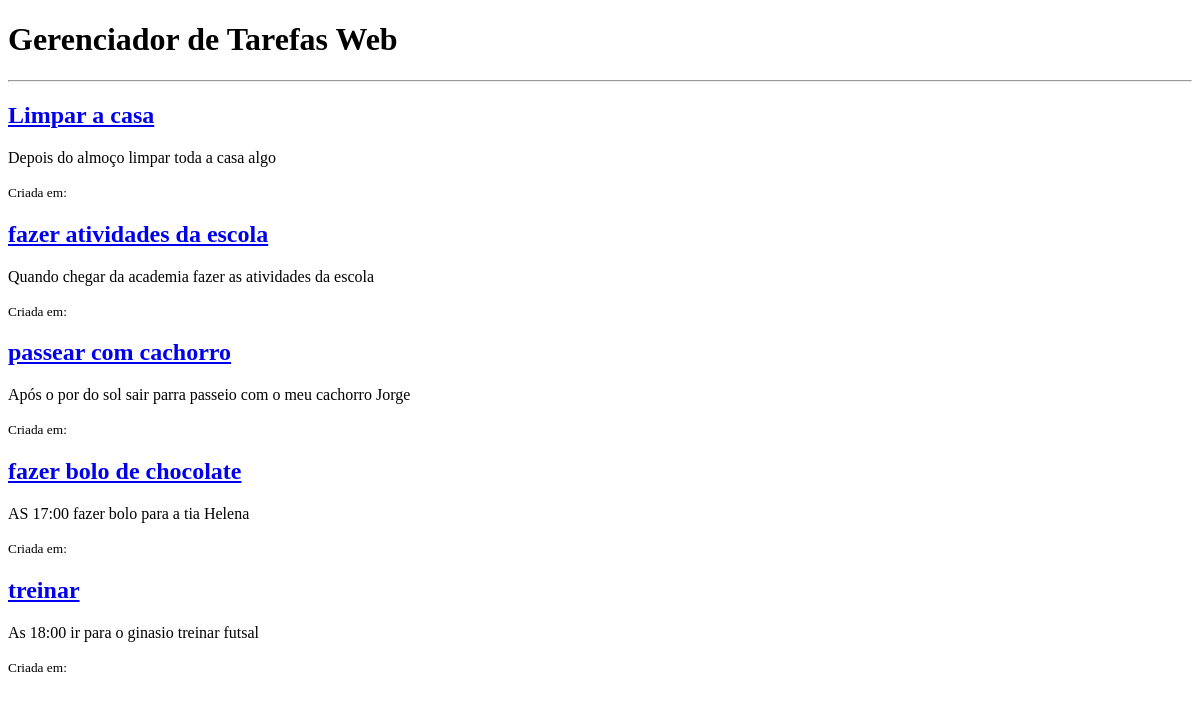
The page /tarefas/ on the database as committed earlier.
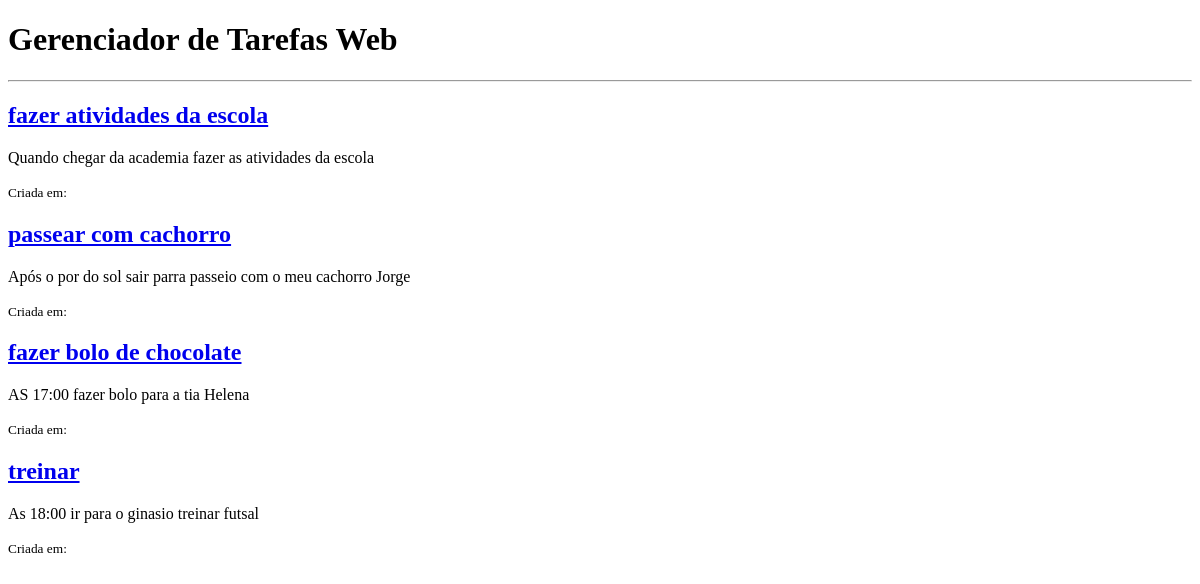
The same page on the database as committed later.
### tarefas/models.py (models this page shows, shortened)
class Tarefa(models.Model):
    titulo = models.CharField(max_length=200)
    descricao = models.TextField(blank=True)
    concluida = models.BooleanField(default=False)
    data_crianca = models.DateTimeField(auto_now_add=True)

### tarefas/views.py (the view)
# urls.py: path('', views.listar_tarefas, name= 'lista_tarefas'),
def listar_tarefas(request):
    tarefas_salvas = Tarefa.objects.all()
    contexto = {
             "minhas_tarefas": tarefas_salvas
}
    return render(request, 'tarefas/lista.html',contexto)

### tarefas/templates/tarefas/lista.html (shortened to what this page needs)
<!DOCTYPE html>
<html lang="pt-br">
<head>
</head>
<body>
    <h1>Gerenciador de Tarefas Web</h1>
    <hr>
    {% for tarefa in minhas_tarefas %}
        <div class="tarefa {% if tarefa.concluida %}concluida{% endif %}">
            <h2><a href="{% url 'detalhe_tarefa' tarefa.id %}">{{ tarefa.titulo }}</a></h2>
            <p>{{ tarefa.descricao }}</p>
            <small>Criada em: {{ tarefa.data_criacao }}</small>
        </div>
    {% empty %}
        <p>Nenhuma tarefa cadastrada ainda. Adicione algumas no <a href="/admin/">Admin</a>!</p>
    {% endfor %}
</body>
</html>

Rows that differ between the two databases and show on the page:
removed Tarefa: titulo "Limpar a casa", descricao "Depois do almoço limpar toda a casa algo"
